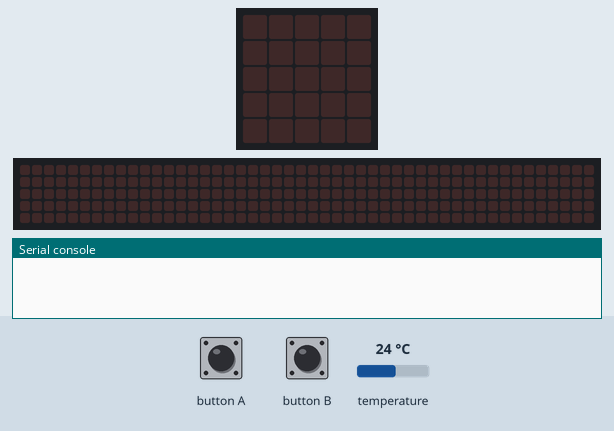
Recording of a program running on a simulated BBC micro:bit running MicroPython. Shown: the board's 5×5 LED display, a strip that is not on the board, showing the scrolling text unrolled, the last lines printed to the serial console. The inputs (shaded band) are chosen by the test bench; at power-on: temperature 24 °C. No radio messages arrive unless stated (any console line starting 'radio sent:' is added by the test bench); the 48×5 strip is a reading aid, not a part: it shows the text the display is scrolling, unrolled, one strip-width of it at a time.

Above: at 1.2 s.
1.3 s: button A pressed for 0.15 s
At 1.37 s:
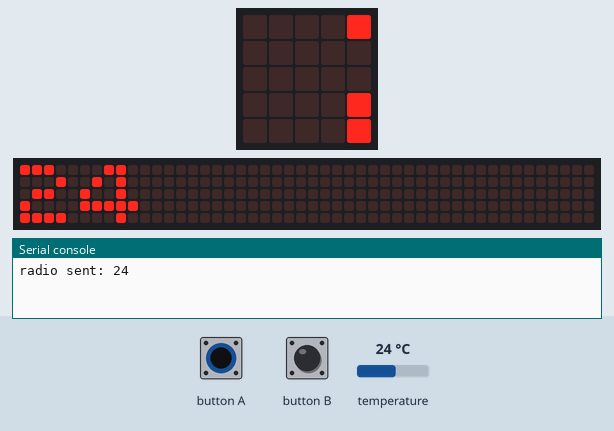
4.3 s: temperature set to 12 °C
At 5.91 s:
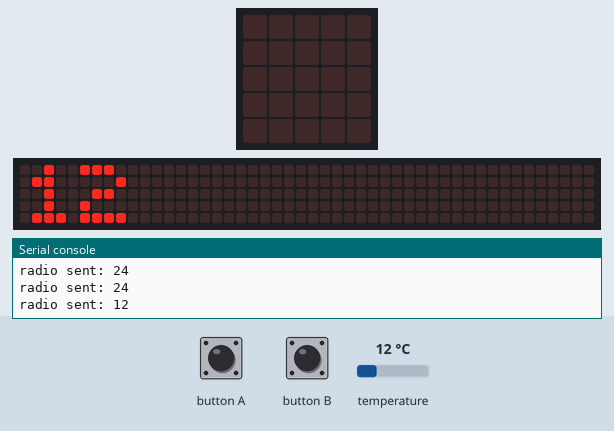
7.3 s: temperature set to 19 °C
At 10.18 s:
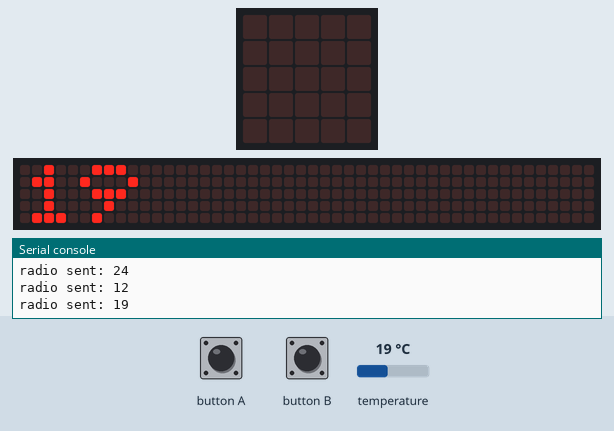
13.4 s: button A pressed for 1 s
At 13.62 s:
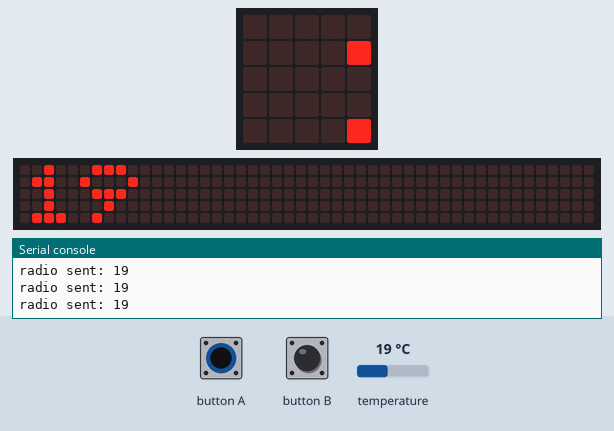
16.4 s: temperature set to 28 °C
At 18.91 s:
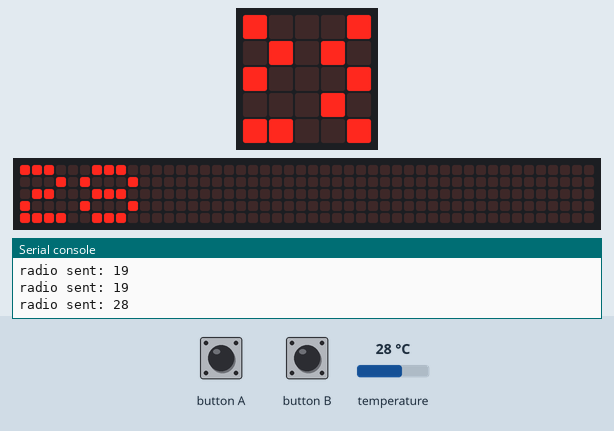

The program:

main.py
```python
# remote sensor
from microbit import *
import radio
radio.config(group=23)
radio.on()


while True:
    if button_a.was_pressed():
 #      while True
        for x in range(5):
            display.clear()
            C = temperature()
            F = 32 + 9/5*C
            msg = str(C)
            radio.send(msg)
            display.scroll(msg)
            sleep(5)
    if button_b.was_pressed():
        msg = ""
        radio.send(msg)
```

Measured:
- after the input at 1.3 s, the display: changes at once (image 1)
- after the input at 13.4 s, the display: first changes at once (image 4 shows a later state)
